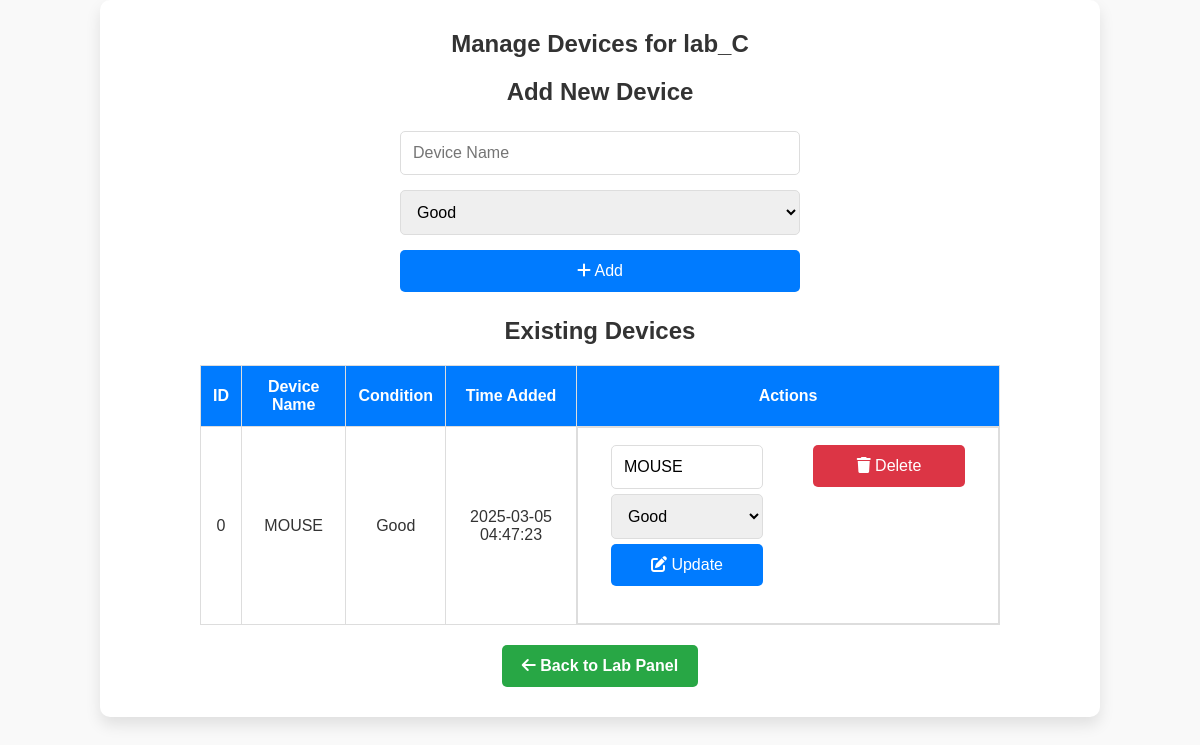
Screenshot of /admin/manage_devices.php?lab=lab_C (signed in) with the database file from the repository.
### tables this page shows
CREATE TABLE devices (
  `id` int(11) NOT NULL,
  `device_name` varchar(255) NOT NULL,
  `working_condition` enum('Good','Needs Repair','Not Working') DEFAULT 'Good',
  `time_added` timestamp NOT NULL DEFAULT current_timestamp()
);

### admin/manage_devices.php (the view, shortened to what this page needs)
<?php
include '../include/db.php';
$lab = $_GET['lab'];
$conn->select_db($lab);
$conn->query("CREATE TABLE IF NOT EXISTS devices (
    id INT AUTO_INCREMENT PRIMARY KEY,
    device_name VARCHAR(255) NOT NULL,
    working_condition ENUM('Good', 'Needs Repair', 'Not Working') DEFAULT 'Good',
    time_added TIMESTAMP DEFAULT CURRENT_TIMESTAMP
)");
$devices = $conn->query("SELECT * FROM devices ORDER BY time_added DESC");
?>
<!DOCTYPE html>
<html lang="en">
<head>
    <link rel="stylesheet" href="../assets/style.css">
</head>
<body>
<div class="container">
    <h2>Manage Devices for <?php echo htmlspecialchars($lab); ?></h2>
    <h3>Add New Device</h3>
    <form method="POST">
        <input type="text" name="device_name" placeholder="Device Name" required>
        <select name="working_condition">
            <option value="Good">Good</option>
        </select>
        <button type="submit" name="add_device"><i class="fas fa-plus"></i> Add</button>
    </form>
    <h3>Existing Devices</h3>
    <table>
        <thead>
            <tr>
                <th>ID</th>
                <th>Device Name</th>
                <th>Condition</th>
                <th>Time Added</th>
                <th>Actions</th>
            </tr>
        </thead>
        <tbody>
            <?php while ($device = $devices->fetch_assoc()) { ?>
            <tr>
                <td><?php echo $device['id']; ?></td>
                <td><?php echo $device['device_name']; ?></td>
                <td><?php echo $device['working_condition']; ?></td>
                <td><?php echo $device['time_added']; ?></td>
                <td class="actions">
                    <form method="POST">
                        <input type="text" name="device_name" value="<?php echo $device['device_name']; ?>" required>
                        <select name="working_condition">
                            <option value="Good" <?php echo ($device['working_condition'] == 'Good') ? 'selected' : ''; ?>>Good</option>
                        </select>
                        <button type="submit" name="update_device"><i class="fas fa-edit"></i> Update</button>
                    </form>
                    <form method="POST">
                        <button type="submit" name="delete_device" class="delete-btn" onclick="return confirm('Are you sure you want to delete this device?')"><i class="fas fa-trash"></i> Delete</button>
                    </form>
                </td>
            </tr>
            <?php } ?>
        </tbody>
    </table>
    <a href="lab_panel.php?lab=<?php echo $lab; ?>" class="back-btn"><i class="fas fa-arrow-left"></i> Back to Lab Panel</a>
</div>
</body>
</html>

### assests/style.css (style rules this page uses)
* { margin: 0; padding: 0; box-sizing: border-box; font-family: Arial, sans-serif; }
body { background-color: #f4f4f4; color: #333; text-align: center; padding: 20px; }
h2, h3 { margin-bottom: 20px; }
form { display: flex; flex-direction: column; align-items: center; margin-bottom: 20px; }
input, button { padding: 10px; margin: 5px; border: 1px solid #ccc; border-radius: 5px; }
button { background-color: #28a745; color: white; border: none; cursor: pointer; }
table { width: 100%; max-width: 800px; margin: auto; border-collapse: collapse; background: white; }
table, th, td { border: 1px solid #ddd; padding: 10px; text-align: center; }
th { background-color: #007bff; color: white; }
a { color: #007bff; text-decoration: none; font-weight: bold; }

### admin/manage_devices.php (style rules this page uses)
body { font-family: 'Arial', sans-serif; background-color: #f9f9f9; margin: 0; padding: 0; display: flex; justify-content: center; align-items: flex-start; min-height: 100vh; }
.container { background: white; width: 100%; max-width: 1000px; padding: 30px; border-radius: 10px; box-shadow: 0 8px 15px rgba(0, 0, 0, 0.1); text-align: center; }
h2, h3 { color: #333; font-size: 24px; margin-bottom: 20px; }
form { display: flex; flex-direction: column; align-items: center; gap: 10px; margin-bottom: 20px; }
input, select, button { padding: 12px; font-size: 16px; border-radius: 5px; border: 1px solid #ddd; width: 80%; max-width: 400px; }
button { cursor: pointer; background-color: #007bff; color: white; border: none; transition: background-color 0.3s ease; }
.delete-btn { background-color: #dc3545; }
table { width: 100%; border-collapse: collapse; margin-top: 20px; background: white; }
table, th, td { border: 1px solid #ddd; }
th, td { padding: 12px; text-align: center; }
th { background-color: #007bff; color: white; }
.back-btn { display: inline-block; margin-top: 20px; padding: 12px 20px; background: #28a745; color: white; border-radius: 5px; text-decoration: none; font-weight: bold; transition: 0.3s; }
.actions { display: flex; justify-content: space-evenly; gap: 10px; }
.actions form { display: inline-block; width: 48%; }

### rows the page displays
devices: id "0", device_name "MOUSE", working_condition "Good", time_added "2025-03-05 04:47:23"

### other values shown
$lab "lab_C"
